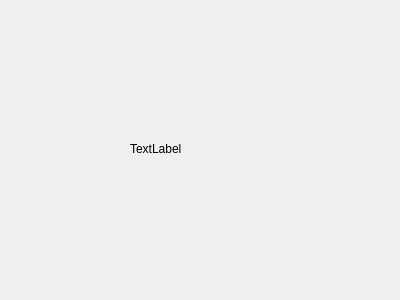
<?xml version="1.0" encoding="UTF-8"?>
<ui version="4.0">
 <class>Credit</class>
 <widget class="QWidget" name="Credit">
  <property name="geometry">
   <rect>
    <x>0</x>
    <y>0</y>
    <width>400</width>
    <height>300</height>
   </rect>
  </property>
  <property name="windowTitle">
   <string>Form</string>
  </property>
  <widget class="QLabel" name="label">
   <property name="geometry">
    <rect>
     <x>130</x>
     <y>140</y>
     <width>67</width>
     <height>17</height>
    </rect>
   </property>
   <property name="text">
    <string>TextLabel</string>
   </property>
  </widget>
 </widget>
 <resources/>
 <connections/>
</ui>
